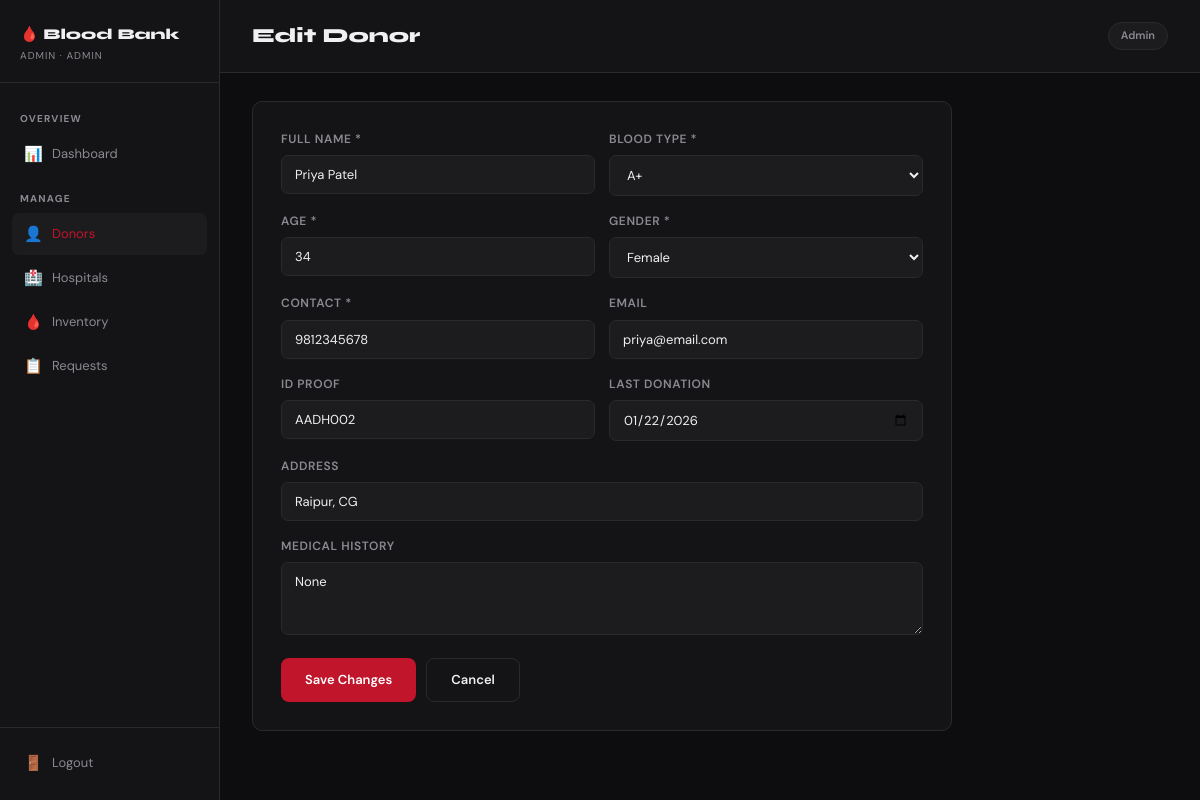
The app's page /admin/edit_donor/2 (signed in) with its own data.
### tables this page shows
CREATE TABLE tb_donor (
        D_id INTEGER PRIMARY KEY AUTOINCREMENT,
        D_name TEXT, D_bloodtype TEXT, D_age INTEGER,
        D_gender TEXT, D_identification TEXT, D_medical TEXT,
        D_contact TEXT, D_email TEXT, D_address TEXT, D_Last_Donation TEXT
    );

### app.py (the view, shortened to what this page needs)
@app.route('/admin/edit_donor/<int:did>', methods=['GET','POST'])
@admin_required
def edit_donor(did):
    db = get_db()
    error = ''
    donor = db.execute("SELECT * FROM tb_donor WHERE D_id=?", (did,)).fetchone()
    db.close()
    if not donor: return redirect(url_for('admin_donors'))
    return render_template('admin/edit_donor.html', donor=donor, error=error)

### app.py (called while the page is built)
def get_db():
    conn = sqlite3.connect(DB)
    conn.row_factory = sqlite3.Row
    return conn

def admin_required(f):
    from functools import wraps
    @wraps(f)
    def decorated(*args, **kwargs):
        if session.get('role') != 'admin':
            return redirect(url_for('login'))
        return f(*args, **kwargs)
    return decorated

### templates/admin/edit_donor.html (shortened to what this page needs)
{% extends 'admin/base.html' %}
{% block admin_content %}
<div class="topbar"><h2>Edit Donor</h2><span class="tag">Admin</span></div>
<div class="page-content">
  <div class="form-page-wrap">
    <form method="POST">
      <div class="form-row">
        <div class="form-group"><label>Full Name *</label><input type="text" name="name" value="{{ donor['D_name'] }}" required></div>
        <div class="form-group"><label>Blood Type *</label>
          <select name="blood_type" required>
          {% for b in ['A+','A-','B+','B-','O+','O-','AB+','AB-'] %}
          <option {{ 'selected' if donor['D_bloodtype']==b else '' }}>{{ b }}</option>
          {% endfor %}
          </select></div>
      </div>
      <div class="form-row">
        <div class="form-group"><label>Age *</label><input type="number" name="age" value="{{ donor['D_age'] }}" min="18" max="65" required></div>
        <div class="form-group"><label>Gender *</label>
          <select name="gender" required>
          {% for g in ['Male','Female','Other'] %}
          <option {{ 'selected' if donor['D_gender']==g else '' }}>{{ g }}</option>
          {% endfor %}
          </select></div>
      </div>
      <div class="form-row">
        <div class="form-group"><label>Contact *</label><input type="text" name="contact" value="{{ donor['D_contact'] }}" required></div>
        <div class="form-group"><label>Email</label><input type="email" name="email" value="{{ donor['D_email'] or '' }}"></div>
      </div>
      <div class="form-row">
        <div class="form-group"><label>ID Proof</label><input type="text" name="id_proof" value="{{ donor['D_identification'] or '' }}"></div>
        <div class="form-group"><label>Last Donation</label><input type="date" name="last_donation" value="{{ donor['D_Last_Donation'] or '' }}"></div>
      </div>
      <div class="form-group"><label>Address</label><input type="text" name="address" value="{{ donor['D_address'] or '' }}"></div>
      <div class="form-group"><label>Medical History</label>
        <textarea name="medical" rows="3">{{ donor['D_medical'] or '' }}</textarea></div>
      <div style="display:flex; gap:10px; margin-top:8px;">
        <button type="submit" class="btn btn-primary">Save Changes</button>
        <a href="{{ url_for('admin_donors') }}" class="btn btn-outline">Cancel</a>
      </div>
    </form>
  </div>
</div>
{% endblock %}

### static/css/style.css (style rules this page uses)
:root { --red: #c0152a; --red-dark: #8b0d1e; --red-bright: #e8192f; --bg: #0d0d0f; --surface: #141416; --surface2: #1c1c1f; --border: #2a2a2e; --text: #f0f0f2; --muted: #8a8a92; --green: #1faa6e; --amber: #e09b1a; --blue: #2563eb; --font-display: 'Syne', sans-serif; --font-body: 'DM Sans', sans-serif; --radius: 10px; }
* { margin:0; padding:0; box-sizing:border-box; }
body { font-family: var(--font-body); background: var(--bg); color: var(--text); font-size: 14px; line-height: 1.6; }
a { color: inherit; text-decoration: none; }
.btn { display: inline-flex; align-items: center; gap: 7px; padding: 11px 24px; border-radius: 8px; font-family: var(--font-body); font-size: 13px; font-weight: 600; cursor: pointer; border: none; transition: all .2s; }
.btn-primary { background: var(--red); color: #fff; }
.btn-outline { background: transparent; color: var(--text); border: 1px solid var(--border); }
.form-group { margin-bottom: 16px; }
.form-group label { display: block; font-size: 12px; font-weight: 600; color: var(--muted); text-transform: uppercase; letter-spacing: .05em; margin-bottom: 6px; }
.form-group input, .form-group select, .form-group textarea { width: 100%; padding: 10px 13px; background: var(--surface2); border: 1px solid var(--border); border-radius: 7px; color: var(--text); font-family: var(--font-body); font-size: 13px; transition: border-color .2s; outline: none; }
.form-group select option { background: var(--surface2); }
.form-row { display: grid; grid-template-columns: 1fr 1fr; gap: 14px; }
.topbar { display: flex; align-items: center; justify-content: space-between; padding: 20px 32px; border-bottom: 1px solid var(--border); background: var(--surface); }
.topbar h2 { font-family: var(--font-display); font-size: 20px; font-weight: 800; }
.tag { background: var(--surface2); border: 1px solid var(--border); border-radius: 20px; padding: 4px 12px; font-size: 11px; font-weight: 600; color: var(--muted); }
.page-content { padding: 28px 32px; }
.form-page-wrap { background: var(--surface); border: 1px solid var(--border); border-radius: var(--radius); padding: 28px; max-width: 700px; }

### records on screen
tb_donor: name "Priya Patel", age "34", contact "9812345678", email "priya@email.com", id_proof "AADH002", last_donation "01/22/2026", address "Raipur, CG", medical "None"

### other values on screen
{{ session.get('admin_username','Admin') }} "ADMIN"
form field blood_type "A+"
form field gender "Female"
